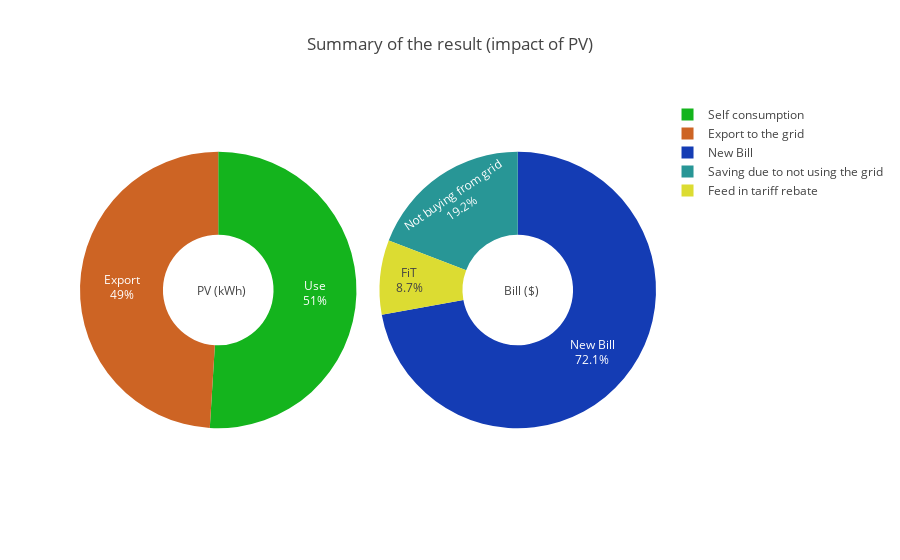
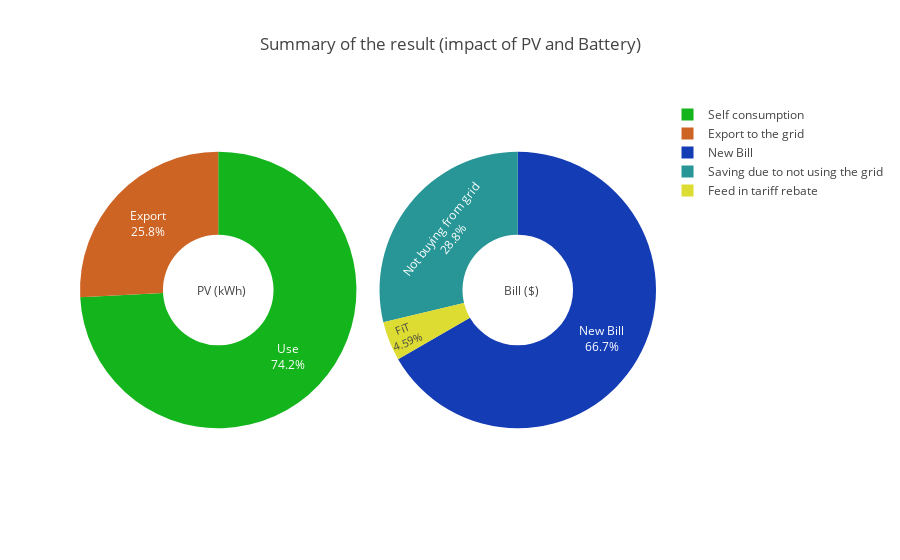

Notebook code for these charts, in order:
### Code cell
fig = { "data": [ { "values": [Results['Annual_PV_Generation']-Results['Est_Annual_PV_export_SolarOnly'],Results['Est_Annual_PV_export_SolarOnly']],
          "labels": ["Self consumption", "Export to the grid"],"domain": {"x": [0, .48]},  "text":["Use", "Export"], "name": "PV Generation (kWh)", 
                       "hoverinfo":"label+percent+value+name",  "hole": .4,  "type": "pie" ,
                   'marker': {'colors': ['rgb(20, 180, 29)',
                                  'rgb(205, 100, 36)']}},  
                     { "values": [Results['New_Bill_SolarOnly'],Results['Saving_due_to_not_using_grid_SolarOnly'], Results['FiT_Payment_SolarOnly']],
          "labels": ["New Bill","Saving due to not using the grid", "Feed in tariff rebate"],
                      "text":["New Bill","Not buying from grid","FiT"],"textposition":"inside","domain": {"x": [.52, 1]},
                      "name": "Annual Bill","hoverinfo":"label+percent+value+name", "hole": .4,"type": "pie",
                   'marker': {'colors': ['rgb(20, 60, 180)',
                                  'rgb(40, 150, 150)',
                                        'rgb(220, 220, 50)']}}],
           "layout": {"title":"Summary of the result (impact of PV)",
                      "annotations": [{ "showarrow": False, "text": 'PV (kWh)',"x": 0.20,"y": 0.5 },
                {  "showarrow": False, "text": "Bill ($)", "x": 0.8, "y": 0.5}] }}
iplot(fig)

    
fig = { "data": [ { "values": [Results['Annual_PV_Generation']-Results['Est_Annual_PV_export_SolBatt'],Results['Est_Annual_PV_export_SolBatt']],
          "labels": ["Self consumption", "Export to the grid"],"domain": {"x": [0, .48]},  "text":["Use", "Export"], "name": "PV Generation (kWh)", 
                       "hoverinfo":"label+percent+value+name",  "hole": .4,  "type": "pie",
                   'marker': {'colors': ['rgb(20, 180, 29)',
                                  'rgb(205, 100, 36)']}},  
                     { "values": [Results['New_Bill_SolBatt'], Results['Saving_due_to_not_using_grid_SolBatt'], Results['FiT_Payment_SolBatt']],
          "labels": ["New Bill","Saving due to not using the grid", "Feed in tariff rebate"],
                      "text":["New Bill","Not buying from grid","FiT"],"textposition":"inside","domain": {"x": [.52, 1]},
                      "name": "Annual Bill","hoverinfo":"label+percent+value+name", "hole": .4,"type": "pie",
                   'marker': {'colors': ['rgb(20, 60, 180)',
                                  'rgb(40, 150, 150)',
                                        'rgb(220, 220, 50)']}}],
           "layout": {"title":"Summary of the result (impact of PV and Battery)",
                      "annotations": [{ "showarrow": False, "text": 'PV (kWh)',"x": 0.20,"y": 0.5 },
                {  "showarrow": False, "text": "Bill ($)", "x": 0.8, "y": 0.5}] }}
iplot(fig)

### Figure 1 — Plotly figure (JSON) as saved in the notebook; plotly's stock layout.template omitted (floating-point values rounded to 4 significant figures)
{"data": [{"domain": {"x": [0, 0.48]}, "hole": 0.4, "hoverinfo": "label+percent+value+name", "labels": ["Self consumption", "Export to the grid"], "marker": {"colors": ["rgb(20, 180, 29)", "rgb(205, 100, 36)"]}, "name": "PV Generation (kWh)", "text": ["Use", "Export"], "type": "pie", "uid": "2f993016-e23f-4f8d-891b-709e07ff15af", "values": [1380.0, 1328.0]}, {"domain": {"x": [0.52, 1]}, "hole": 0.4, "hoverinfo": "label+percent+value+name", "labels": ["New Bill", "Saving due to not using the grid", "Feed in tariff rebate"], "marker": {"colors": ["rgb(20, 60, 180)", "rgb(40, 150, 150)", "rgb(220, 220, 50)"]}, "name": "Annual Bill", "text": ["New Bill", "Not buying from grid", "FiT"], "textposition": "inside", "type": "pie", "uid": "78766f2c-ffae-4965-ae8f-f1ba1be0e01f", "values": [1222.0, 324.5, 147.4]}], "layout": {"annotations": [{"showarrow": false, "text": "PV (kWh)", "x": 0.2, "y": 0.5}, {"showarrow": false, "text": "Bill ($)", "x": 0.8, "y": 0.5}], "title": {"text": "Summary of the result (impact of PV)"}}}

### Figure 2 — Plotly figure (JSON) as saved in the notebook; plotly's stock layout.template omitted (floating-point values rounded to 4 significant figures)
{"data": [{"domain": {"x": [0, 0.48]}, "hole": 0.4, "hoverinfo": "label+percent+value+name", "labels": ["Self consumption", "Export to the grid"], "marker": {"colors": ["rgb(20, 180, 29)", "rgb(205, 100, 36)"]}, "name": "PV Generation (kWh)", "text": ["Use", "Export"], "type": "pie", "uid": "61edfeda-dbc4-42b9-b84c-c500d86b2e23", "values": [2008.0, 699.8]}, {"domain": {"x": [0.52, 1]}, "hole": 0.4, "hoverinfo": "label+percent+value+name", "labels": ["New Bill", "Saving due to not using the grid", "Feed in tariff rebate"], "marker": {"colors": ["rgb(20, 60, 180)", "rgb(40, 150, 150)", "rgb(220, 220, 50)"]}, "name": "Annual Bill", "text": ["New Bill", "Not buying from grid", "FiT"], "textposition": "inside", "type": "pie", "uid": "b7ef8bc9-b7a4-4a0e-8329-b2db2f3f908b", "values": [1129.0, 487.1, 77.68]}], "layout": {"annotations": [{"showarrow": false, "text": "PV (kWh)", "x": 0.2, "y": 0.5}, {"showarrow": false, "text": "Bill ($)", "x": 0.8, "y": 0.5}], "title": {"text": "Summary of the result (impact of PV and Battery)"}}}
